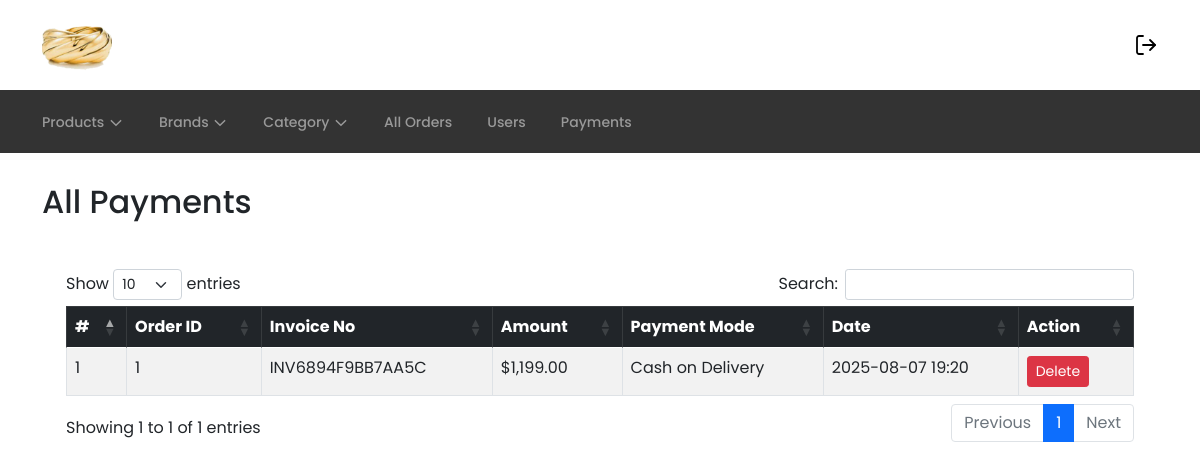
The page /admin/all_payments.php (signed in) on the database its author committed.
### tables this page shows
CREATE TABLE `payments` (
  `id` int(11) NOT NULL,
  `order_id` int(11) DEFAULT NULL,
  `invoice_number` varchar(100) NOT NULL,
  `amount` int(11) NOT NULL,
  `payment_mode` varchar(255) NOT NULL,
  `created_at` timestamp NOT NULL DEFAULT current_timestamp(),
  `updated_at` timestamp NOT NULL DEFAULT current_timestamp() ON UPDATE current_timestamp()
);

### admin/all_payments.php (the view, shortened to what this page needs)
<?php
include '../config/db.php';
$stmt = $conn->prepare("SELECT * FROM payments ORDER BY created_at DESC");
$stmt->execute();
$result = $stmt->get_result();
?>
<!DOCTYPE html>
<html lang="en">
<head>
    <link rel="stylesheet" href="<?= BASE_URL ?>assets/lib/css/bootstrap.min.css" />
    <link rel="stylesheet" href="https://cdn.datatables.net/1.13.6/css/dataTables.bootstrap5.min.css" />
    <link rel="stylesheet" href="<?= BASE_URL ?>assets/css/style.css" />
</head>
<body>
<?php include '../includes/admin-header.php'; ?>
<section class="section section--md">
    <div class="container">
        <h2 class="mb-4">All Payments</h2>
        <div class="dashboard__content-card-body">
            <?php if ($result->num_rows > 0): ?>
                <div class="table-responsive">
                    <table id="paymentsTable" class="table table-bordered table-striped">
                        <thead class="table-dark">
                            <tr>
                                <th>#</th>
                                <th>Order ID</th>
                                <th>Invoice No</th>
                                <th>Amount</th>
                                <th>Payment Mode</th>
                                <th>Date</th>
                                <th>Action</th>
                            </tr>
                        </thead>
                        <tbody>
                            <?php $count = 1; ?>
                            <?php while ($row = $result->fetch_assoc()): ?>
                                <tr id="payment-<?= $row['id'] ?>">
                                    <td><?= $count++ ?></td>
                                    <td><?= htmlspecialchars($row['order_id']) ?></td>
                                    <td><?= htmlspecialchars($row['invoice_number']) ?></td>
                                    <td>$<?= number_format((float)$row['amount'], 2) ?></td>
                                    <td><?= htmlspecialchars($row['payment_mode']) ?></td>
                                    <td><?= date('Y-m-d H:i', strtotime($row['created_at'])) ?></td>
                                    <td>
                                        <button class="btn btn-danger btn-sm delete-payment" data-id="<?= $row['id'] ?>">Delete</button>
                                    </td>
                                </tr>
                            <?php endwhile; ?>
                        </tbody>
                    </table>
                </div>
            <?php else: ?>
                <p>No payments recorded yet.</p>
            <?php endif; ?>
        </div>
    </div>
</section>
</body>
</html>

### rows shown on the page
payments: order "1", invoice_number "INV6894F9BB7AA5C", amount "1,199.00", payment_mode "Cash on Delivery", created_at "2025-08-07 19:20"
